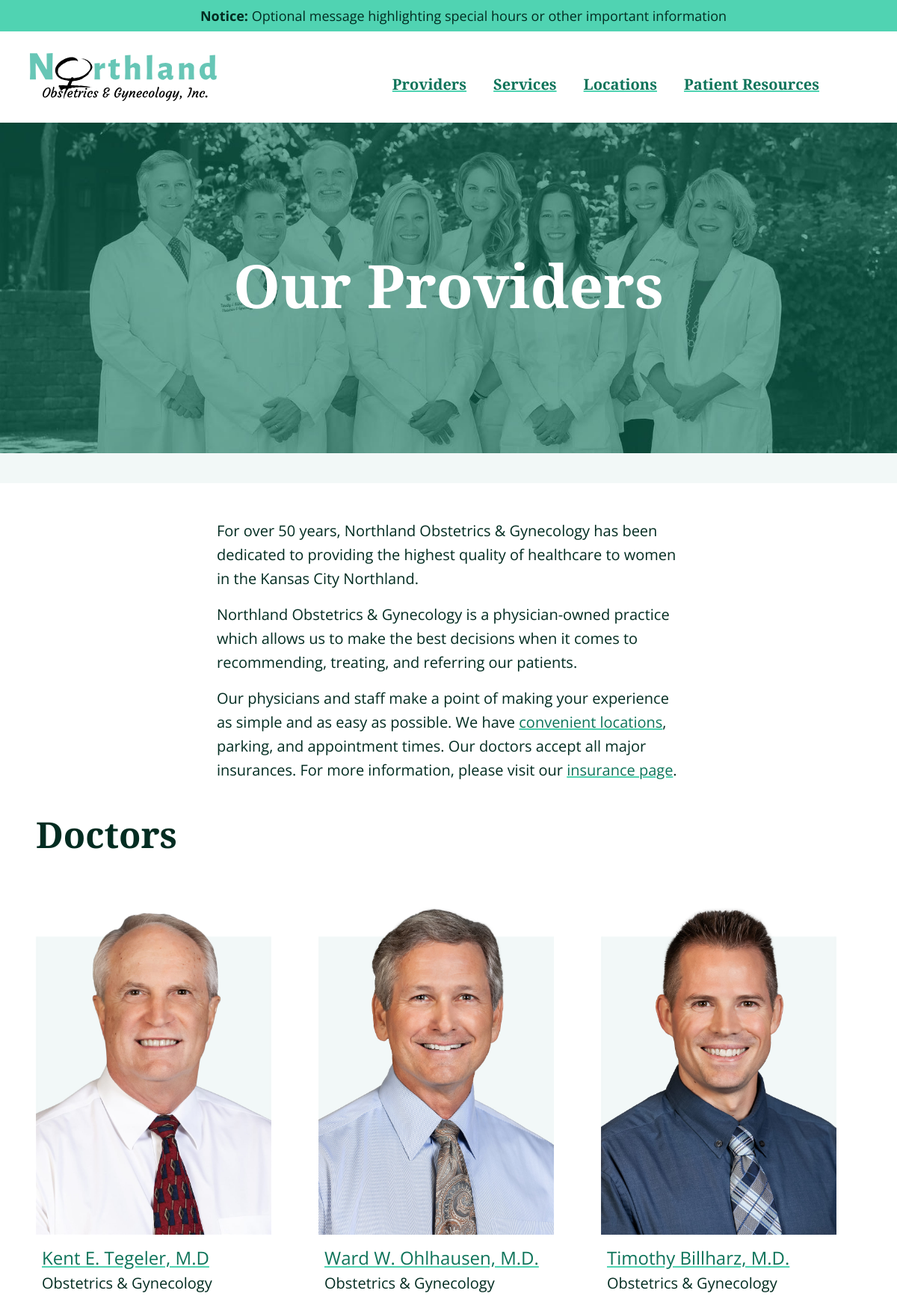
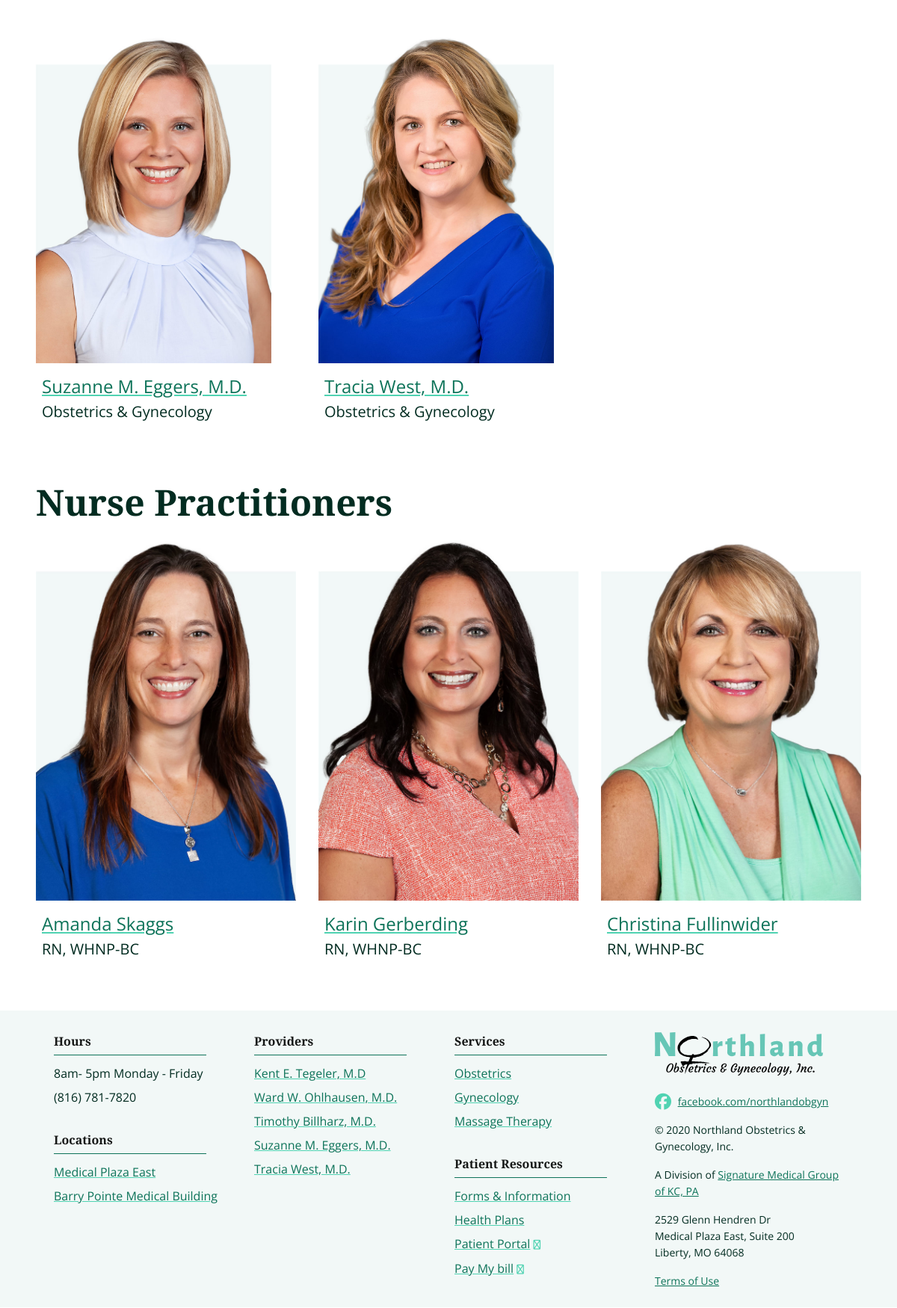
Page /providers/ (upper part) on the committed database (2 pictures, top to bottom).
### header/models.py (models this page shows, shortened)
class Banner(models.Model):
    def one_year_from_today():
        return timezone.now() + timedelta(days=365.25)
    message = models.TextField(
        help_text='What should this banner message say?', default='')
    publish_date = models.DateTimeField(
        help_text='When should this banner message be published?', default=datetime.now)
    expiration_date = models.DateTimeField(
        help_text='When should this banner stop being displayed? (Defaults 1 year from now)', default=one_year_from_today)

### providers/models.py (models this page shows, shortened)
class Provider(models.Model):
    view_order = models.IntegerField(
        default=1, help_text='The display order of this provider')
    slug = models.CharField(
        max_length=25, help_text='URL Path Slug', default='')
    name = models.CharField(max_length=50, help_text='Full name with creds')
    focus = models.CharField(
        max_length=50, help_text='Ob, Gyn, or both?', default='Obstetrics & Gynecology')
    doctor = models.BooleanField(default=True)
    bio = models.TextField(help_text='Bio', default='', blank=True)
    specialty = models.TextField(help_text='Specialties')
    image_sml = models.FileField(
        help_text='Small provider image', upload_to='static/images/providers', default='')
    image = models.FileField(
        help_text='Large provider image', upload_to='static/images/providers', default='')
    class Meta:
        ordering = ['view_order']
    def get_absolute_url(self):
        return "/providers/" + str(self.slug)

### locations/models.py (models this page shows, shortened)
class Location(models.Model):
    slug = models.CharField(
        max_length=25, help_text='URL Path Slug', default='')
    view_order = models.IntegerField(
        default=1, help_text='The display order of this location')
    name = models.CharField(
        max_length=40, help_text='Name', default='')
    parent_facility = models.CharField(
        max_length=40, help_text='The name of the parent facility (eg "Liberty Hospital")', default='', blank=True)
    address1 = models.TextField(
        help_text='Address1', default='')
    address2 = models.TextField(
        help_text='Address2', default='', blank=True)
    city_state_zip = models.TextField(
        help_text='City, State Zip', default='')
    image_sml = models.FileField(
        help_text='Small location image', upload_to='static/images/locations', default='')
    image = models.FileField(
        help_text='Large location image', upload_to='static/images/locations', default='')
    appointment_text = models.TextField(
        help_text='Display text for appointments', default='8am- 5pm  Monday - Friday')
    phone = models.CharField(
        max_length=14, help_text='Phone display text', default='(816) 781-7820')
    desc = models.TextField(help_text='Description (can be html)', default='')
    highlighted_content = models.TextField(
        help_text='Special content to highlight (can be html)', blank=True, default='')
    isPrimary = models.BooleanField(default=False)
    class Meta:
        ordering = ['view_order']
    def get_absolute_url(self):
        return "/locations"

### services/models.py (models this page shows, shortened)
class Service(models.Model):
    slug = models.CharField(
        max_length=25, help_text='URL Path Slug', default='')
    view_order = models.IntegerField(
        default=1, help_text='The display order of this service')
    name = models.CharField(
        max_length=50, help_text='Service name', default='')
    icon = models.FileField(
        help_text='Icon image for service', upload_to='static/images/icons', default='')
    summary_desc = models.TextField(
        help_text='Description for the main Services page (can be html)', default='')
    desc = models.TextField(help_text='Description (can be html)', default='')
    services = models.TextField(help_text='Services (can be html)')
    sidebar = models.TextField(help_text='Sidebar (can be html)')
    class Meta:
        ordering = ['view_order']
    def get_absolute_url(self):
        return "/services/" + self.slug

### resources/models.py (models this page shows, shortened)
class Resource(models.Model):
    slug = models.CharField(
        max_length=25, help_text='URL Path Slug', default='')
    view_order = models.IntegerField(
        default=1, help_text='The display order of this resource')
    name = models.CharField(
        max_length=50, help_text='Resource name', default='')
    icon = models.FileField(
        help_text='Icon image for resource', upload_to='static/images/icons', default='')
    isLink = models.BooleanField(
        help_text='Is this menu item an external link?', default=False)
    isFormLink = models.BooleanField(
        help_text='Is this menu item a form submittal?', default=False)
    external_link = models.URLField(
        help_text='External link (optional)', max_length=200, blank=True, default='')
    content = models.TextField(
        help_text='Page content (only if not a link)', blank=True, default='')
    form_content = models.TextField(
        help_text='The raw form html', blank=True, default='')
    class Meta:
        ordering = ['view_order']
    def get_absolute_url(self):
        return "/resources/" + self.slug

### providers/views.py (the view)
# urls.py: path('', views.index, name='index'),
@cache_page(settings.CACHE_VIEW_EXPIRATION)
def index(request):
    providers = Provider.objects.all()
    context = {
        'providers': providers,
        'headerFragment': renderHeader()
    }
    context['footerFragment'] = renderFooter(context)
    return render(request, 'providers_index.html', context=context)

### footer/views.py (called while the page is built)
def renderFooter(context):
    providers = Provider.objects.filter(doctor=True)
    services = Service.objects.all()
    resources = Resource.objects.all()
    locations = Location.objects.all()
    context = {
        'providers': providers,
        'resources': resources,
        'services': services,
        'locations': locations,
    }
    template = get_template("footer.html")
    return template.render(context)

### header/views.py (called while the page is built)
def renderHeader():
    banners = Banner.objects.filter(publish_date__lte=timezone.now()).filter(
        expiration_date__gte=timezone.now())
    context = {
        'banners': banners
    }
    template = get_template("header.html")
    return template.render(context)

### header/templates/header.html (shortened to what this page needs)
  {% if banners %}
  <div class="banner">
    <ul class="text-center">
      {% for banner in banners %}
      <li>{% autoescape off %}{{ banner.message }}{% endautoescape %}</li>
      {% endfor %}
    </ul>
  </div>
  {% endif %}
  {% load static %}
  <div class="mb-3">
    <nav class="navbar navbar-expand-lg">
      <a class="navbar-brand pl-4" href="{% url 'index' %}"><img src="{% static 'images/northland-obgyn-logo.svg' %}" width="250" alt="" loading="lazy"/></a>
      <div class="collapse navbar-collapse" id="navbarSupportedContent">
        <ul class="navbar-nav ml-auto">
          <li class="nav-item active">
            <a class="nav-link" href="{% url 'providers:index' %}">Providers <span class="sr-only">(current)</span></a>
          </li>
          <li class="nav-item">
            <a class="nav-link" href="{% url 'services:index' %}">Services</a>
          </li>
          <li class="nav-item">
            <a class="nav-link" href="{% url 'locations:index' %}">Locations</a>
          </li>
          <li class="nav-item">
            <a class="nav-link" href="{% url 'resources:index' %}">Patient Resources</a>
          </li>
        </ul>
      </div>
    </nav>
  </div>

### footer/templates/footer.html (shortened to what this page needs)
{% load static %}
<footer class="container-xl my-4">
    <div class="row mx-3 px-5 py-2">
      <div class="col px-2">
        <h4>Hours</h4>
        <p class="line mr-5"></p>
        {% for location in locations %}
          {% if location.isPrimary %}
          {% autoescape off %}
          <p>{{ location.appointment_text }}</p>
          <p>{{ location.phone }}</p>
          {% endautoescape %}
          {% endif %}
        {% endfor %}
        <h4>Locations</h4>
        <p class="line mr-5"></p>
        {% for location in locations %}
          <p><a href="{{ location.get_absolute_url }}">{{ location.name }}</a></p>
        {% endfor %}
      </div>
      <div class="col px-2">
        <h4>Providers</h4>
        <p class="line mr-5"></p>
        {% for provider in providers %}
          <p><a href="{{ provider.get_absolute_url }}">{{ provider.name }}</a>
        {% endfor %}
      </div>
      <div class="col px-2">
        <h4>Services</h4>
        <p class="line mr-5"></p>
        {% for service in services %}
          <p><a href="{{ service.get_absolute_url }}">{{ service.name }}</a></p>
        {% endfor %}
        <h4>Patient Resources</h4>
        <p class="line mr-5"></p>
        {% for resource in resources %}
          {% if resource.external_link %}
          <p><a target="{{resource.slug}}" href="{{ resource.external_link }}">{{ resource.name }}</a> <small><i class="far fa-external-link"></i></small></p>
          {% elif resource.form_content %}
            <p><a href="#" target="billpay" onclick="$('form[name=&quot;billpay&quot;]').submit(); event.preventDefault()">{{ resource.name }}</a> <small><i class="far fa-external-link"></i></small></p>
          {% else %}
          <p><a href="{{ resource.get_absolute_url }}">{{ resource.name }}</a></p>
          {% endif %}
        {% endfor %}
      </div>
      <div class="col px-2 branding">
        <div class="pb-4 pt"><a href="https://northlandobgyn.com"><img src="{% static 'images/northland-obgyn-logo.svg' %}" width="225" alt="" loading="lazy"/></a></div>
        <p class="social"><i class="fab fa-facebook"></i> <a href="https://www.facebook.com/northlandobgyn" target="_blank">facebook.com/northlandobgyn</a></p>
        <p>&copy; {% now "Y" %} Northland Obstetrics &amp; Gynecology, Inc.</p>
        <p>A Division of <a href="https://www.signaturemedicalgroup.com/" target="_blank">Signature Medical Group of KC, PA</a></p>
        {% for location in locations %}
          {% if location.isPrimary %}
          {% autoescape off %}
          <p>{{ location.address1 }}<br/>
          {{ location.address2 }}<br/>
          {{ location.city_state_zip }}</p>
          {% endautoescape %}
          {% endif %}
        {% endfor %}
        <p><a href="terms">Terms of Use</a></p>
      </div>
    </div>
</footer>

### providers/templates/providers_index.html (shortened to what this page needs)
{% extends "base_generic.html" %}
{% block pageId %}providers-idx{% endblock %}
{% block content %}
{{ headerFragment }}
{% load static %}
<header>
  <div class="img-container">
    <picture class="img-responsive">
      <source srcset="{% static 'images/JPGs/providers-northland-obgyn.sm.jpg' %}" media="(max-width: 700px)">
      <source srcset="{% static 'images/JPGs/providers-northland-obgyn.jpg' %}">
      <img src="{% static 'images/JPGs/providers-northland-obgyn.jpg' %}" alt="Flowers" class="img-responsive">
    </picture>
    <div class="overlay_centered white"><h1>Our Providers</h1></div>
  </div>
  <div class="tagline container">
</header>
<section class="tagline container pt-5">
  <div class="row justify-content-md-center">
    <div class="col">
      <p>For over 50 years, Northland Obstetrics & Gynecology has been dedicated to
        providing the highest quality of healthcare to women in the Kansas City Northland.</p>
      <p>Northland Obstetrics & Gynecology is a physician-owned practice which allows us
        to make the best decisions when it comes to recommending, treating, and referring
        our patients.</p>
      <p>Our physicians and staff make a point of making your experience as simple and as
        easy as possible. We have <a href="{% url 'locations:index' %}">convenient locations</a>, parking, and appointment times.
        Our doctors accept all major insurances. For more information, please visit our
        <a href="{% url 'resources:health_plans' %}">insurance page</a>.</p>
    </div>
  </div>
</section>
<section class="doctors container-xl px-5">
  <h1>Doctors</h1>
  <div class="container-xl g-bg">
    <div class="row">
      {% for provider in providers %}
      {% if provider.doctor %}
      <div class="col-sm-12 col-md-6 col-lg-4 pr-5 pt-5">
        <div><a href="{{ provider.get_absolute_url }}"><picture class="img-responsive">
          <source srcset="/{{ provider.image_sml }}" media="(max-width: 700px)">
          <source srcset="/{{ provider.image }}">
          <img src="/{{ provider.image }}" alt="{{ provider.slug }}" class="img-responsive">
        </picture></a></div>
        <div class="pl-2">
          <p class="name"><a href="{{ provider.get_absolute_url }}">{{ provider.name }}</a></p>
          <p>{{ provider.focus }}</p>
        </div>
      </div>
      {% endif %}
      {% endfor %}
    </div>
  </div>
  <h1>Nurse Practitioners</h1>
  <div class="container-xl g-bg">
    <div class="row">
      {% for provider in providers %}
      {% if not provider.doctor %}
      <div class="col-sm-12 col-md-6 col-lg-4">
        <div><a href="{{ provider.get_absolute_url }}"><img src="/{{ provider.image_sml }}" width="100%" loading="lazy"/></a></div>
        <div class="pl-2">
          <p class="name"><a href="{{ provider.get_absolute_url }}">{{ provider.name }}</a></p>
          <p>{{ provider.focus }}</p>
        </div>
      </div>
      {% endif %}
      {% endfor %}
    </div>
  </div>
</section>
{{ footerFragment }}
{% endblock %}

### static/css/styles.css (style rules this page uses)
a, a:visited { color: #0D7359; text-decoration: underline; text-decoration-color: #50D3B2; }
.container-xl { padding: 0; }
body { font-family: Open Sans; font-style: normal; font-size: 20px; line-height: 160%; color: #022C21; }
h1,h2,h3,h4,h5 { font-family: Alegreya Sans; font-style: normal; }
h1 { font-size: 48px; font-weight: 800; line-height: 48px; letter-spacing: 0em; text-align: center; padding-top: 15px; padding-bottom: 15px; }
ul { padding-top: 20px; list-style: none; }
i { color: #50D3B2; padding-right: 5px; }
.fa-facebook { font-size: 22px; }
.social { height: 22px }
.social a { line-height:22px; vertical-align: top; }
.banner { background: #50D3B2; }
.banner ul { padding-top: 5px; padding-bottom: 5px; }
.banner li { font-size: 18px; color: #022C21; display:none; }
.banner li:first-of-type { display:block; }
.navbar-nav li { font-family: 'Alegreya Sans', sans-serif; font-size: 20px; font-style: normal; font-weight: 800; line-height: 22px; letter-spacing: 0em; text-align: left; color: #0D7359; padding-right: 20px; }
#navbarSupportedContent { padding-right: 3em; }
header { background: #F2F8F7; padding-bottom: 10px; }
header .tagline { max-width: 765px; }
.tagline { max-width: 650px; padding: 15px; }
footer { font-size: 16px; line-height: 100%; background: #F2F8F7; }
footer h4 { color: #161817; font-size: 16px; font-weight: bold; padding-top: 1.5em; }
footer p.line { border-bottom: 1px solid #0D7359; }
footer .branding { font-size: 14px; padding-top: 1.5em; }
footer .branding p { line-height: 22px; }
footer .branding a { text-decoration: underline; }
section .container, section .container-xl, .providers .g-bg h2 { margin-top: 50px; margin-bottom: 50px; }
.overlay_centered { position: absolute; top: 50%; left: 50%; transform: translate(-50%, -50%); text-align: center; }
.overlay_centered h1 { color: #022C21; font-size: 80px; line-height: 80px; padding:0 }
.overlay_centered.white h1 { color: #FFF; }
.img-responsive { width: 100%; height: auto; }
.img-container { background-size: 100%; width: 100%; background-position: bottom; position: relative; }
.doctors h1 { text-align: left; }
.doctors a { font-size: 24px; }
.doctors p.name { margin-bottom: 0; margin-top: 15px; }
.doctors .container-xl { margin-top: 10px; }
@media (min-width: 1200px) { .container-xl { max-width: 1440px !important; } }

### rows in the picture
Banner: message "Notice: Optional message highlighting special hours or other important information"
Provider: image (picture), name "Kent E. Tegeler, M.D", focus "Obstetrics & Gynecology"
Provider: image (picture), name "Ward W. Ohlhausen, M.D.", focus "Obstetrics & Gynecology"
Provider: image (picture), name "Timothy Billharz, M.D.", focus "Obstetrics & Gynecology"
Provider: image (picture), name "Suzanne M. Eggers, M.D.", focus "Obstetrics & Gynecology"
Provider: image (picture), name "Tracia West, M.D.", focus "Obstetrics & Gynecology"
Provider: image_sml (picture), name "Amanda Skaggs", focus "RN, WHNP-BC"
Provider: image_sml (picture), name "Karin Gerberding", focus "RN, WHNP-BC"
Provider: image_sml (picture), name "Christina Fullinwider", focus "RN, WHNP-BC"
Location: appointment_text "8am- 5pm Monday - Friday", phone "(816) 781-7820", name "Medical Plaza East", address1 "2529 Glenn Hendren Dr", address2 "Medical Plaza East, Suite 200", city_state_zip "Liberty, MO 64068"
Location: name "Barry Pointe Medical Building"
Service: name "Obstetrics"
Service: name "Gynecology"
Service: name "Massage Therapy"
Resource: name "Forms & Information"
Resource: name "Health Plans"
Resource: name "Patient Portal"
Resource: name "Pay My bill"
